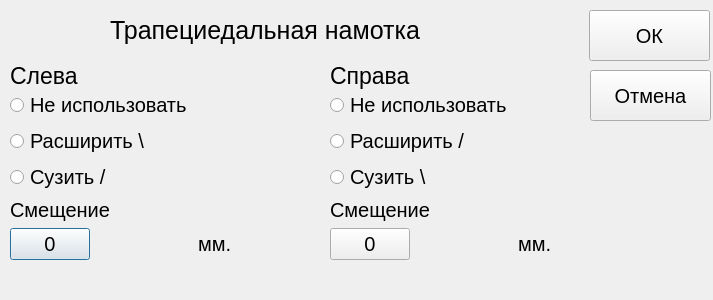
<?xml version="1.0" encoding="UTF-8"?>
<ui version="4.0">
 <class>Dialog</class>
 <widget class="QDialog" name="Dialog">
  <property name="geometry">
   <rect>
    <x>0</x>
    <y>0</y>
    <width>713</width>
    <height>300</height>
   </rect>
  </property>
  <property name="windowTitle">
   <string>Dialog</string>
  </property>
  <widget class="QLabel" name="label">
   <property name="geometry">
    <rect>
     <x>110</x>
     <y>0</y>
     <width>391</width>
     <height>61</height>
    </rect>
   </property>
   <property name="font">
    <font>
     <pointsize>19</pointsize>
    </font>
   </property>
   <property name="text">
    <string>Трапециедальная намотка</string>
   </property>
  </widget>
  <widget class="QLabel" name="label_2">
   <property name="geometry">
    <rect>
     <x>10</x>
     <y>60</y>
     <width>201</width>
     <height>31</height>
    </rect>
   </property>
   <property name="font">
    <font>
     <pointsize>17</pointsize>
    </font>
   </property>
   <property name="text">
    <string>Слева</string>
   </property>
  </widget>
  <widget class="QLabel" name="label_3">
   <property name="geometry">
    <rect>
     <x>330</x>
     <y>60</y>
     <width>201</width>
     <height>31</height>
    </rect>
   </property>
   <property name="font">
    <font>
     <pointsize>17</pointsize>
    </font>
   </property>
   <property name="text">
    <string>Справа</string>
   </property>
  </widget>
  <widget class="QWidget" name="formLayoutWidget">
   <property name="geometry">
    <rect>
     <x>10</x>
     <y>90</y>
     <width>255</width>
     <height>192</height>
    </rect>
   </property>
   <layout class="QFormLayout" name="formLayout">
    <item row="0" column="0">
     <widget class="QRadioButton" name="rLeftNotUsed">
      <property name="font">
       <font>
        <pointsize>15</pointsize>
       </font>
      </property>
      <property name="text">
       <string>Не использовать</string>
      </property>
     </widget>
    </item>
    <item row="1" column="0">
     <widget class="QRadioButton" name="rLeftWide">
      <property name="font">
       <font>
        <pointsize>15</pointsize>
       </font>
      </property>
      <property name="text">
       <string>Расширить \</string>
      </property>
     </widget>
    </item>
    <item row="2" column="0">
     <widget class="QRadioButton" name="rLeftNarrow">
      <property name="font">
       <font>
        <pointsize>15</pointsize>
       </font>
      </property>
      <property name="text">
       <string>Сузить /</string>
      </property>
     </widget>
    </item>
    <item row="4" column="1">
     <widget class="QLabel" name="label_5">
      <property name="font">
       <font>
        <pointsize>15</pointsize>
       </font>
      </property>
      <property name="text">
       <string>мм.</string>
      </property>
     </widget>
    </item>
    <item row="3" column="0">
     <widget class="QLabel" name="label_4">
      <property name="font">
       <font>
        <pointsize>15</pointsize>
       </font>
      </property>
      <property name="text">
       <string>Смещение</string>
      </property>
     </widget>
    </item>
    <item row="4" column="0">
     <widget class="QPushButton" name="btnLeftOffset">
      <property name="font">
       <font>
        <pointsize>15</pointsize>
       </font>
      </property>
      <property name="text">
       <string>0</string>
      </property>
     </widget>
    </item>
   </layout>
  </widget>
  <widget class="QWidget" name="formLayoutWidget_2">
   <property name="geometry">
    <rect>
     <x>330</x>
     <y>90</y>
     <width>237</width>
     <height>192</height>
    </rect>
   </property>
   <layout class="QFormLayout" name="formLayout_2">
    <item row="0" column="0">
     <widget class="QRadioButton" name="rRightNotUsed">
      <property name="font">
       <font>
        <pointsize>15</pointsize>
       </font>
      </property>
      <property name="text">
       <string>Не использовать</string>
      </property>
     </widget>
    </item>
    <item row="1" column="0">
     <widget class="QRadioButton" name="rRightWide">
      <property name="font">
       <font>
        <pointsize>15</pointsize>
       </font>
      </property>
      <property name="text">
       <string>Расширить /</string>
      </property>
     </widget>
    </item>
    <item row="2" column="0">
     <widget class="QRadioButton" name="rRightNarrow">
      <property name="font">
       <font>
        <pointsize>15</pointsize>
       </font>
      </property>
      <property name="text">
       <string>Сузить \</string>
      </property>
     </widget>
    </item>
    <item row="4" column="1">
     <widget class="QLabel" name="label_6">
      <property name="font">
       <font>
        <pointsize>15</pointsize>
       </font>
      </property>
      <property name="text">
       <string>мм.</string>
      </property>
     </widget>
    </item>
    <item row="3" column="0">
     <widget class="QLabel" name="label_7">
      <property name="font">
       <font>
        <pointsize>15</pointsize>
       </font>
      </property>
      <property name="text">
       <string>Смещение</string>
      </property>
     </widget>
    </item>
    <item row="4" column="0">
     <widget class="QPushButton" name="btnRightOffset">
      <property name="font">
       <font>
        <pointsize>15</pointsize>
       </font>
      </property>
      <property name="text">
       <string>0</string>
      </property>
     </widget>
    </item>
   </layout>
  </widget>
  <widget class="QPushButton" name="btnOK">
   <property name="geometry">
    <rect>
     <x>589</x>
     <y>10</y>
     <width>121</width>
     <height>51</height>
    </rect>
   </property>
   <property name="font">
    <font>
     <pointsize>15</pointsize>
    </font>
   </property>
   <property name="text">
    <string>ОК</string>
   </property>
  </widget>
  <widget class="QPushButton" name="btnCancel">
   <property name="geometry">
    <rect>
     <x>590</x>
     <y>70</y>
     <width>121</width>
     <height>51</height>
    </rect>
   </property>
   <property name="font">
    <font>
     <pointsize>15</pointsize>
    </font>
   </property>
   <property name="text">
    <string>Отмена</string>
   </property>
  </widget>
 </widget>
 <resources/>
 <connections/>
</ui>
